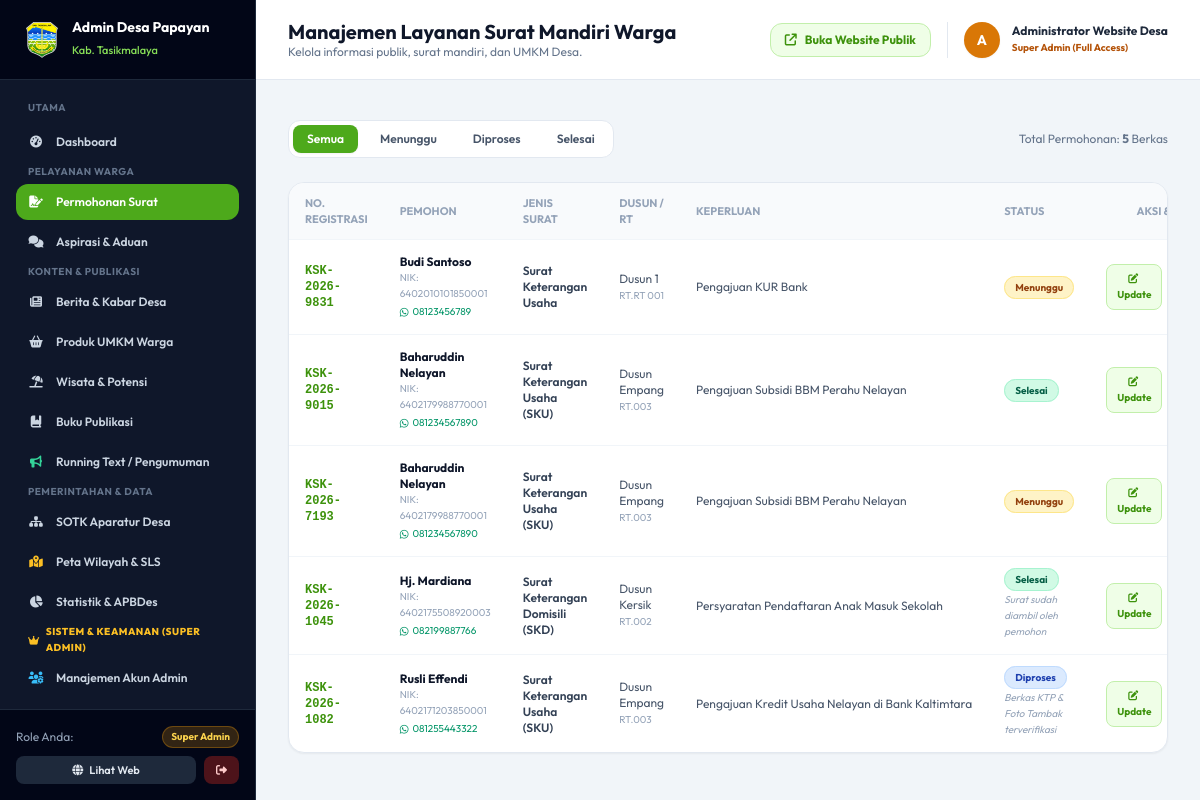
/admin/surat (signed in), run on the app's committed database.
### tables this page shows
CREATE TABLE profil_desa (
        id INTEGER PRIMARY KEY,
        nama_desa TEXT NOT NULL,
        kecamatan TEXT NOT NULL,
        kabupaten TEXT NOT NULL,
        provinsi TEXT NOT NULL,
        kode_pos TEXT,
        kode_wilayah TEXT,
        alamat TEXT,
        telepon TEXT,
        email TEXT,
        jam_pelayanan TEXT,
        nama_kades TEXT,
        periode_kades TEXT,
        foto_kades TEXT,
        sambutan_kades TEXT,
        visi TEXT,
        misi TEXT,
        luas_wilayah TEXT,
        koordinat_lat REAL,
        koordinat_lng REAL
    , judul_website TEXT DEFAULT 'Website Resmi Desa Kersik', tagline_website TEXT DEFAULT 'Desa Wisata Pesisir Marang Kayu', subtagline_website TEXT DEFAULT 'Penerima Penghargaan Kampung Iklim (Proklim) Utama KLHK RI', logo_website TEXT DEFAULT 'static/images/kutaikartanegara.png', favicon_website TEXT DEFAULT 'static/images/kutaikartanegara.png', banner_hero_1 TEXT DEFAULT 'static/images/banner1.png', banner_title_1 TEXT DEFAULT 'Selamat Datang di Website Resmi Desa Kersik', banner_desc_1 TEXT DEFAULT 'Menjelajahi pesona Pantai Biru Kersik, kelestarian mangrove pesisir, dan kemajuan masyarakat.', banner_hero_2 TEXT DEFAULT 'static/images/banner2.png', banner_title_2 TEXT DEFAULT 'Penerima Sertifikat Proklim Utama KLHK RI', banner_desc_2 TEXT DEFAULT 'Komitmen nyata masyarakat Desa Kersik dalam menjaga kelestarian lingkungan pesisir.', banner_hero_3 TEXT DEFAULT 'static/images/pantai_kersik.jpg', banner_title_3 TEXT DEFAULT 'Pelayanan Publik Cepat, Transparan dan Akuntabel', banner_desc_3 TEXT DEFAULT 'Nikmati kemudahan layanan pengajuan surat online mandiri dan keterbukaan informasi.', kml_url TEXT);

CREATE TABLE layanan_surat (
        id INTEGER PRIMARY KEY AUTOINCREMENT,
        no_reg TEXT UNIQUE NOT NULL,
        jenis_surat TEXT NOT NULL,
        nik TEXT NOT NULL,
        nama TEXT NOT NULL,
        wa TEXT NOT NULL,
        dusun TEXT NOT NULL,
        rt TEXT NOT NULL,
        keperluan TEXT NOT NULL,
        status TEXT DEFAULT 'Menunggu',
        catatan_admin TEXT,
        created_at TIMESTAMP DEFAULT CURRENT_TIMESTAMP
    );

### app.py (the view)
@app.route('/admin/surat')
@login_required
def admin_surat():
    status_filter = request.args.get('status')
    conn = get_db()
    cursor = conn.cursor()
    if status_filter:
        cursor.execute("SELECT * FROM layanan_surat WHERE status = ? ORDER BY id DESC", (status_filter,))
    else:
        cursor.execute("SELECT * FROM layanan_surat ORDER BY id DESC")
    surat_list = [dict(row) for row in cursor.fetchall()]
    conn.close()
    return render_template('admin/surat.html', surat_list=surat_list, active_status=status_filter)

### templates/admin/surat.html (shortened to what this page needs)
{% extends "base_admin.html" %}
{% block header_title %}Manajemen Layanan Surat Mandiri Warga{% endblock %}
{% block content %}
<div class="space-y-6">
  <div class="flex flex-wrap items-center justify-between gap-4">
    <div class="flex items-center gap-2 bg-white p-1 rounded-xl border border-slate-200 text-xs font-semibold">
      <a href="{{ url_for('admin_surat') }}" class="px-3.5 py-1.5 rounded-lg transition {% if not active_status %}bg-brand-700 text-white shadow-sm{% else %}text-slate-600 hover:text-slate-900{% endif %}">
        Semua
      </a>
      <a href="{{ url_for('admin_surat', status='Menunggu') }}" class="px-3.5 py-1.5 rounded-lg transition {% if active_status == 'Menunggu' %}bg-brand-700 text-white shadow-sm{% else %}text-slate-600 hover:text-slate-900{% endif %}">
        Menunggu
      </a>
      <a href="{{ url_for('admin_surat', status='Diproses') }}" class="px-3.5 py-1.5 rounded-lg transition {% if active_status == 'Diproses' %}bg-brand-700 text-white shadow-sm{% else %}text-slate-600 hover:text-slate-900{% endif %}">
        Diproses
      </a>
      <a href="{{ url_for('admin_surat', status='Selesai') }}" class="px-3.5 py-1.5 rounded-lg transition {% if active_status == 'Selesai' %}bg-brand-700 text-white shadow-sm{% else %}text-slate-600 hover:text-slate-900{% endif %}">
        Selesai
      </a>
    </div>
    <div class="text-xs text-slate-500">
      Total Permohonan: <strong>{{ surat_list|length }}</strong> Berkas
    </div>
  </div>
  <div class="bg-white rounded-2xl border border-slate-200 shadow-sm overflow-hidden">
    <div class="overflow-x-auto">
      <table class="w-full text-xs text-left">
        <thead class="text-[11px] uppercase text-slate-400 bg-slate-50 border-b border-slate-100">
          <tr>
            <th class="py-3 px-4">No. Registrasi</th>
            <th class="py-3 px-4">Pemohon</th>
            <th class="py-3 px-4">Jenis Surat</th>
            <th class="py-3 px-4">Dusun / RT</th>
            <th class="py-3 px-4">Keperluan</th>
            <th class="py-3 px-4">Status</th>
            <th class="py-3 px-4 text-center">Aksi & Verifikasi</th>
          </tr>
        </thead>
        <tbody class="divide-y divide-slate-100">
          {% for s in surat_list %}
          <tr class="hover:bg-slate-50/80 transition">
            <td class="py-3.5 px-4 font-mono font-bold text-brand-800">{{ s.no_reg }}</td>
            <td class="py-3.5 px-4">
              <span class="font-bold text-slate-900 block">{{ s.nama }}</span>
              <span class="text-slate-400 text-[10px] block">NIK: {{ s.nik }}</span>
              <a href="https://wa.me/{{ s.wa|replace('+', '')|replace('-', '') }}" target="_blank" class="text-emerald-600 hover:underline text-[10px] flex items-center gap-1 mt-0.5">
                <i class="fa-brands fa-whatsapp"></i> {{ s.wa }}
              </a>
            </td>
            <td class="py-3.5 px-4 font-semibold text-slate-700">{{ s.jenis_surat }}</td>
            <td class="py-3.5 px-4 text-slate-600">{{ s.dusun }} <br><span class="text-[10px] text-slate-400">RT.{{ s.rt }}</span></td>
            <td class="py-3.5 px-4 text-slate-600 max-w-xs truncate" title="{{ s.keperluan }}">{{ s.keperluan }}</td>
            <td class="py-3.5 px-4">
              {% if s.status == 'Menunggu' %}
                <span class="px-2.5 py-1 rounded-full bg-amber-100 text-amber-800 font-bold text-[10px] border border-amber-200">Menunggu</span>
              {% elif s.status == 'Diproses' %}
                <span class="px-2.5 py-1 rounded-full bg-blue-100 text-blue-800 font-bold text-[10px] border border-blue-200">Diproses</span>
              {% elif s.status == 'Selesai' %}
                <span class="px-2.5 py-1 rounded-full bg-emerald-100 text-emerald-800 font-bold text-[10px] border border-emerald-200">Selesai</span>
              {% else %}
                <span class="px-2.5 py-1 rounded-full bg-red-100 text-red-800 font-bold text-[10px] border border-red-200">{{ s.status }}</span>
              {% endif %}
              {% if s.catatan_admin %}
                <p class="text-[10px] text-slate-400 mt-1 italic">{{ s.catatan_admin }}</p>
              {% endif %}
            </td>
            <td class="py-3.5 px-4">
              <div class="flex items-center justify-center gap-2">
                <button onclick="bukaModalUpdateStatus({{ s.id }}, '{{ s.no_reg }}', '{{ s.status }}', '{{ s.catatan_admin or '' }}')" class="px-2.5 py-1.5 rounded-lg bg-brand-50 hover:bg-brand-100 text-brand-800 font-bold text-[10px] border border-brand-200 transition">
                  <i class="fa-solid fa-pen-to-square mr-0.5"></i> Update
                </button>
              </div>
            </td>
          </tr>
          {% endfor %}
        </tbody>
      </table>
    </div>
  </div>
</div>
{% endblock %}

### templates/base_admin.html (shortened to what this page needs)
<!DOCTYPE html>
<html lang="id">
<head>
  <link rel="stylesheet" href="https://cdnjs.cloudflare.com/ajax/libs/font-awesome/6.5.1/css/all.min.css" />
  <script src="https://cdn.tailwindcss.com"></script>
</head>
<body class="bg-slate-100 text-slate-800 antialiased flex h-screen overflow-hidden">
  <aside class="w-64 bg-slate-900 text-slate-300 flex flex-col flex-shrink-0 border-r border-slate-800 transition-all duration-300">
    <div class="h-20 flex items-center gap-3 px-6 bg-slate-950 border-b border-slate-800">
      <img src="{{ url_for('static', filename=profil_global.logo_website.replace('static/', '')) if profil_global.logo_website and profil_global.logo_website.startswith('static/') else (profil_global.logo_website or url_for('static', filename='images/logo_tasikmalaya.png')) }}" class="w-9 h-9 object-contain" alt="Logo" onerror="this.src='{{ url_for('static', filename='images/logo_tasikmalaya.png') }}'" />
      <div>
        <h2 class="text-white font-bold text-sm leading-tight">Admin Desa {{ profil_global.nama_desa or 'Kersik' }}</h2>
        <span class="text-[11px] text-brand-400 font-medium">Kab. {{ profil_global.kabupaten or 'Kutai Kartanegara' }}</span>
      </div>
    </div>
    <nav class="flex-1 overflow-y-auto px-4 py-5 space-y-1 text-xs font-semibold">
      <div class="text-[10px] uppercase font-bold text-slate-500 tracking-wider px-3 mb-2">Utama</div>
      <a href="{{ url_for('admin_dashboard') }}" class="flex items-center gap-3 px-3 py-2.5 rounded-xl hover:bg-slate-800 hover:text-white transition {% if request.endpoint == 'admin_dashboard' %}bg-brand-700 text-white{% endif %}">
        <i class="fa-solid fa-gauge-high w-4 text-center"></i> Dashboard
      </a>
      <div class="text-[10px] uppercase font-bold text-slate-500 tracking-wider px-3 mt-6 mb-2">Pelayanan Warga</div>
      <a href="{{ url_for('admin_surat') }}" class="flex items-center justify-between px-3 py-2.5 rounded-xl hover:bg-slate-800 hover:text-white transition {% if request.endpoint == 'admin_surat' %}bg-brand-700 text-white{% endif %}">
        <span class="flex items-center gap-3"><i class="fa-solid fa-file-signature w-4 text-center"></i> Permohonan Surat</span>
      </a>
      <a href="{{ url_for('admin_pengaduan') }}" class="flex items-center justify-between px-3 py-2.5 rounded-xl hover:bg-slate-800 hover:text-white transition ">
        <span class="flex items-center gap-3"><i class="fa-solid fa-comments w-4 text-center"></i> Aspirasi & Aduan</span>
      </a>
      <div class="text-[10px] uppercase font-bold text-slate-500 tracking-wider px-3 mt-6 mb-2">Konten & Publikasi</div>
      <a href="{{ url_for('admin_berita') }}" class="flex items-center gap-3 px-3 py-2.5 rounded-xl hover:bg-slate-800 hover:text-white transition {% if request.endpoint == 'admin_berita' %}bg-brand-700 text-white{% endif %}">
        <i class="fa-solid fa-newspaper w-4 text-center"></i> Berita & Kabar Desa
      </a>
      <a href="{{ url_for('admin_umkm') }}" class="flex items-center gap-3 px-3 py-2.5 rounded-xl hover:bg-slate-800 hover:text-white transition {% if request.endpoint == 'admin_umkm' %}bg-brand-700 text-white{% endif %}">
        <i class="fa-solid fa-basket-shopping w-4 text-center"></i> Produk UMKM Warga
      </a>
      <a href="{{ url_for('admin_wisata') }}" class="flex items-center gap-3 px-3 py-2.5 rounded-xl hover:bg-slate-800 hover:text-white transition {% if request.endpoint == 'admin_wisata' %}bg-brand-700 text-white{% endif %}">
        <i class="fa-solid fa-umbrella-beach w-4 text-center"></i> Wisata & Potensi
      </a>
      <a href="{{ url_for('admin_publikasi') }}" class="flex items-center gap-3 px-3 py-2.5 rounded-xl hover:bg-slate-800 hover:text-white transition {% if request.endpoint == 'admin_publikasi' %}bg-brand-700 text-white{% endif %}">
        <i class="fa-solid fa-book-bookmark w-4 text-center"></i> Buku Publikasi
      </a>
      <a href="{{ url_for('admin_running_text') }}" class="flex items-center gap-3 px-3 py-2.5 rounded-xl hover:bg-slate-800 hover:text-white transition {% if request.endpoint == 'admin_running_text' %}bg-brand-700 text-white{% endif %}">
        <i class="fa-solid fa-bullhorn w-4 text-center text-emerald-400"></i> Running Text / Pengumuman
      </a>
      <div class="text-[10px] uppercase font-bold text-slate-500 tracking-wider px-3 mt-6 mb-2">Pemerintahan & Data</div>
      <a href="{{ url_for('admin_aparatur') }}" class="flex items-center gap-3 px-3 py-2.5 rounded-xl hover:bg-slate-800 hover:text-white transition {% if request.endpoint == 'admin_aparatur' %}bg-brand-700 text-white{% endif %}">
        <i class="fa-solid fa-sitemap w-4 text-center"></i> SOTK Aparatur Desa
      </a>
      <a href="{{ url_for('admin_peta') }}" class="flex items-center gap-3 px-3 py-2.5 rounded-xl hover:bg-slate-800 hover:text-white transition {% if request.endpoint == 'admin_peta' %}bg-brand-700 text-white{% endif %}">
        <i class="fa-solid fa-map-location-dot w-4 text-center text-amber-400"></i> Peta Wilayah & SLS
      </a>
      <a href="{{ url_for('admin_statistik') }}" class="flex items-center gap-3 px-3 py-2.5 rounded-xl hover:bg-slate-800 hover:text-white transition {% if request.endpoint == 'admin_statistik' %}bg-brand-700 text-white{% endif %}">
        <i class="fa-solid fa-chart-pie w-4 text-center"></i> Statistik & APBDes
      </a>
      {% if session.get('role') == 'superadmin' %}
      <div class="text-[10px] uppercase font-extrabold text-amber-400 tracking-wider px-3 mt-6 mb-2 flex items-center gap-1.5">
        <i class="fa-solid fa-crown text-[10px]"></i>
        <span>Sistem & Keamanan (Super Admin)</span>
      </div>
      <a href="{{ url_for('admin_users') }}" class="flex items-center gap-3 px-3 py-2.5 rounded-xl hover:bg-slate-800 hover:text-white transition {% if request.endpoint == 'admin_users' %}bg-amber-600 text-slate-950 font-black{% endif %}">
        <i class="fa-solid fa-users-gear w-4 text-center text-sky-400"></i> Manajemen Akun Admin
      </a>
      <a href="{{ url_for('admin_backup') }}" class="flex items-center gap-3 px-3 py-2.5 rounded-xl hover:bg-slate-800 hover:text-white transition ">
      </a>
      {% endif %}
    </nav>
    <div class="p-4 bg-slate-950 border-t border-slate-800 text-xs">
      <div class="flex items-center justify-between mb-2">
        <span class="text-slate-400">Role Anda:</span>
        {% if session.get('role') == 'superadmin' %}
          <span class="px-2 py-0.5 rounded-full bg-amber-500/20 text-amber-300 font-bold text-[10px] border border-amber-500/30">Super Admin</span>
        {% else %}
          <span class="px-2 py-0.5 rounded-full bg-blue-500/20 text-blue-300 font-bold text-[10px] border border-blue-500/30">Admin Operator</span>
        {% endif %}
      </div>
      <div class="flex items-center gap-2">
        <a href="{{ url_for('index') }}" target="_blank" class="flex-1 text-center py-1.5 rounded-lg bg-slate-800 hover:bg-slate-700 text-slate-200 font-semibold text-[11px] transition">
          <i class="fa-solid fa-globe mr-1"></i> Lihat Web
        </a>
        <a href="{{ url_for('admin_logout') }}" class="px-3 py-1.5 rounded-lg bg-red-900/60 hover:bg-red-800 text-red-200 font-semibold text-[11px] transition" title="Logout">
          <i class="fa-solid fa-right-from-bracket"></i>
        </a>
      </div>
    </div>
  </aside>
  <div class="flex-1 flex flex-col h-screen overflow-hidden">
    <header class="h-20 bg-white border-b border-slate-200 flex items-center justify-between px-8 flex-shrink-0">
      <div>
        <h1 class="text-xl font-bold text-slate-900 leading-tight">{% block header_title %}Dashboard Pengelolaan Desa{% endblock %}</h1>
        <p class="text-xs text-slate-500">Kelola informasi publik, surat mandiri, dan UMKM Desa.</p>
      </div>
      <div class="flex items-center gap-4">
        <a href="{{ url_for('index') }}" target="_blank" class="hidden sm:inline-flex items-center gap-2 text-xs font-bold bg-brand-50 text-brand-800 border border-brand-200 px-3.5 py-2 rounded-xl hover:bg-brand-100 transition">
          <i class="fa-solid fa-external-link"></i> Buka Website Publik
        </a>
        <div class="flex items-center gap-3 pl-4 border-l border-slate-200">
          <div class="w-9 h-9 rounded-full {% if session.get('role') == 'superadmin' %}bg-amber-600{% else %}bg-brand-700{% endif %} text-white flex items-center justify-center font-bold text-sm shadow-sm">
            {{ session.get('username', 'A')[0].upper() }}
          </div>
          <div class="hidden sm:block text-left text-xs">
            <span class="font-bold text-slate-800 block">{{ session.get('nama', 'Administrator') }}</span>
            <span class="{% if session.get('role') == 'superadmin' %}text-amber-700 font-bold{% else %}text-slate-400{% endif %} text-[10px]">
              {% if session.get('role') == 'superadmin' %}Super Admin (Full Access){% else %}Admin Operator Pelayanan{% endif %}
            </span>
          </div>
        </div>
      </div>
    </header>
    <div class="px-8 pt-4">
    </div>
    <main class="flex-1 overflow-y-auto px-8 py-6">
      {% block content %}{% endblock %}
    </main>
  </div>
</body>
</html>

### data on the page
profil_desa: logo_website (picture), nama_desa "Papayan", kabupaten "Tasikmalaya"
layanan_surat: no_reg "KSK-2026-9831", nama "Budi Santoso", nik "6402010101850001", wa "08123456789", jenis_surat "Surat Keterangan Usaha", dusun "Dusun 1", rt "RT 001", keperluan "Pengajuan KUR Bank", status "Menunggu"
layanan_surat: no_reg "KSK-2026-9015", nama "Baharuddin Nelayan", nik "6402179988770001", wa "081234567890", jenis_surat "Surat Keterangan Usaha (SKU)", dusun "Dusun Empang", rt "003", keperluan "Pengajuan Subsidi BBM Perahu Nelayan", status "Selesai"
layanan_surat: no_reg "KSK-2026-7193", nama "Baharuddin Nelayan", nik "6402179988770001", wa "081234567890", jenis_surat "Surat Keterangan Usaha (SKU)", dusun "Dusun Empang", rt "003", keperluan "Pengajuan Subsidi BBM Perahu Nelayan", status "Menunggu"
layanan_surat: no_reg "KSK-2026-1045", nama "Hj. Mardiana", nik "6402175508920003", wa "082199887766", jenis_surat "Surat Keterangan Domisili (SKD)", dusun "Dusun Kersik", rt "002", keperluan "Persyaratan Pendaftaran Anak Masuk Sekolah", status "Selesai", catatan_admin "Surat sudah diambil oleh pemohon"
layanan_surat: no_reg "KSK-2026-1082", nama "Rusli Effendi", nik "6402171203850001", wa "081255443322", jenis_surat "Surat Keterangan Usaha (SKU)", dusun "Dusun Empang", rt "003", keperluan "Pengajuan Kredit Usaha Nelayan di Bank Kaltimtara", status "Diproses", catatan_admin "Berkas KTP & Foto Tambak terverifikasi"

### other printed values
{{ session.get('username', 'A')[0].upper() }} "A"
{{ session.get('nama', 'Administrator') }} "Administrator Website Desa"
{{ surat_list|length }} "5"
